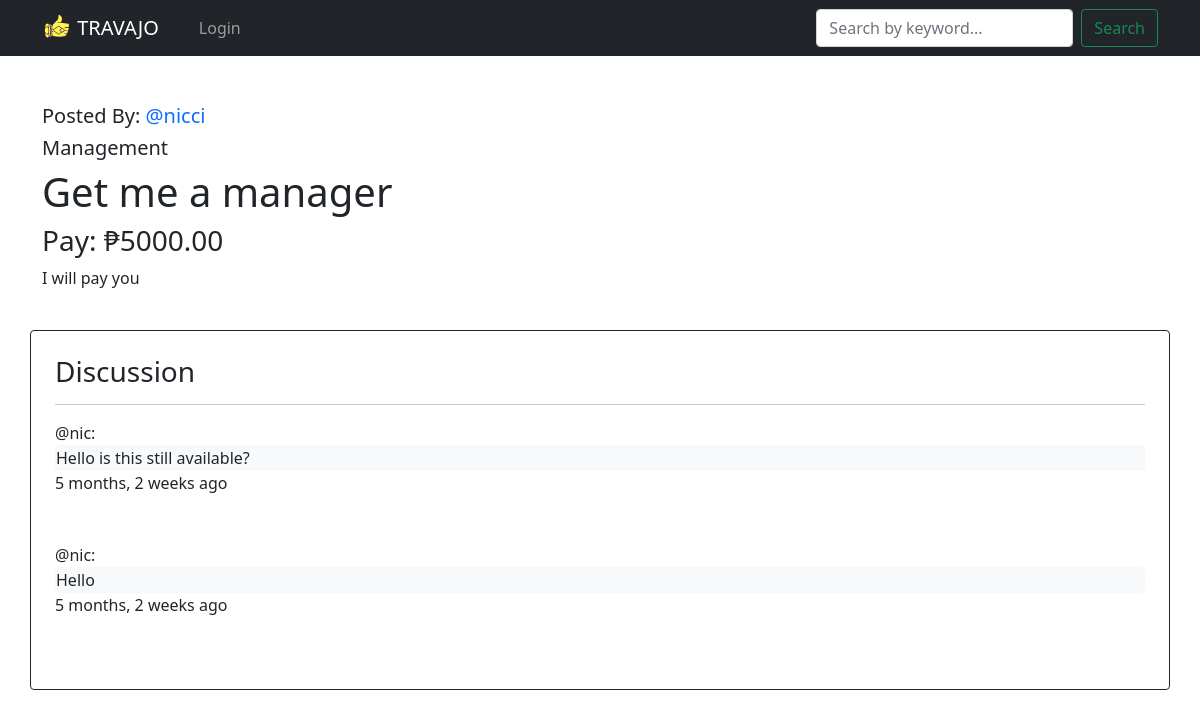
Screenshot of /post/7/ with the database file from the repository.
### base/models.py (models this page shows, shortened)
class Room(models.Model):
    host = category = models.ForeignKey(User, on_delete = models.SET_NULL, null= True)
    category = models.ForeignKey(Category, on_delete = models.SET_NULL, null= True)
    name = models.CharField(max_length=200)
    payout = models.CharField(max_length = 200, null = True, blank = True)
    description = models.TextField(null = True, blank = True)
    updated =  models.DateTimeField(auto_now = True)
    created = models.DateTimeField(auto_now_add = True)
    class Meta:
        ordering = ['-updated', '-created']

class Category(models.Model):
    name = models.CharField(max_length=200)
    def __str__(self):
        return self.name

class Message(models.Model):
    user = models.ForeignKey(User, on_delete = models.CASCADE)
    room = models.ForeignKey(Room, on_delete = models.CASCADE)
    body = models.TextField()
    updated =  models.DateTimeField(auto_now = True)
    created = models.DateTimeField(auto_now_add = True)

### base/views.py (the view, shortened to what this page needs)
def room(request, pk):
    room = Room.objects.get(id = pk)
    postMessages = room.message_set.all().order_by('-created')
    context = {'room': room,'postMessages':postMessages}
    return render(request, 'base/room.html', context)

### base/templates/base/room.html (shortened to what this page needs)
{%  extends 'main.html' %}
{% block content %}
<div>
<div class="container">
    <h5>Posted By: <a href= "{% url 'User Profile' room.host.id %}">@{{room.host.username}}</h5></a>
    <h5>{{room.category}}</h5>
    <h1>{{room.name}}</h1>
    {% if room.payout == None %}
    <h3>Pay: Not specified</h3>
    {%else%}
    <h3>Pay: ₱{{room.payout}}</h3>
    {%endif%}
    <p>{{room.description}}</p><br>
</div>
<div class="container border border-dark rounded" style="padding: 2%;">
<h3>Discussion</h3><hr>
{% for message in postMessages %}
    {%  if request.user == message.user %}
    <div class="row">
        <div class = "col d-flex sm-2 justify-content-start"><a href = "{% url 'Delete Message' message.id %}">Delete</a></div>
        <div class="col d-flex align-items-end flex-column">You:<br></div>
    </div>
    <div class="row justify-content-start bg-light border border-light rounded">
         <div class="col d-flex sm-8 justify-content-end">{{message.body}}</div>
    </div>
         <div class="d-flex align-items-end flex-column">{{message.created|timesince}} ago</div>
        <br>
     {%else%}
        <div class="d-flex align-items-start flex-column">@{{message.user}}:<br></div>
        <div class="d-flex sm-8 justify-content-start bg-light border border-light rounded">{{message.body}}</div>
        <div class="d-flex align-items-start flex-column">{{message.created|timesince}} ago</div>
        <br><br>
{%endif%}
{%endfor%}
</div>
    </div>
{% endblock content %}

### templates/main.html (style rules this page uses)
html { height:100vh; }

### base/templates/base/room.html (style rules this page uses)
a { text-decoration: none; }

### rows the page displays
Room: host.username "nicci", category "Management", name "Get me a manager", payout "5000.00", description "I will pay you"
Message: user "nic", body "Hello is this still available?", created "5 months, 2 weeks"
Message: user "nic", body "Hello", created "5 months, 2 weeks"
